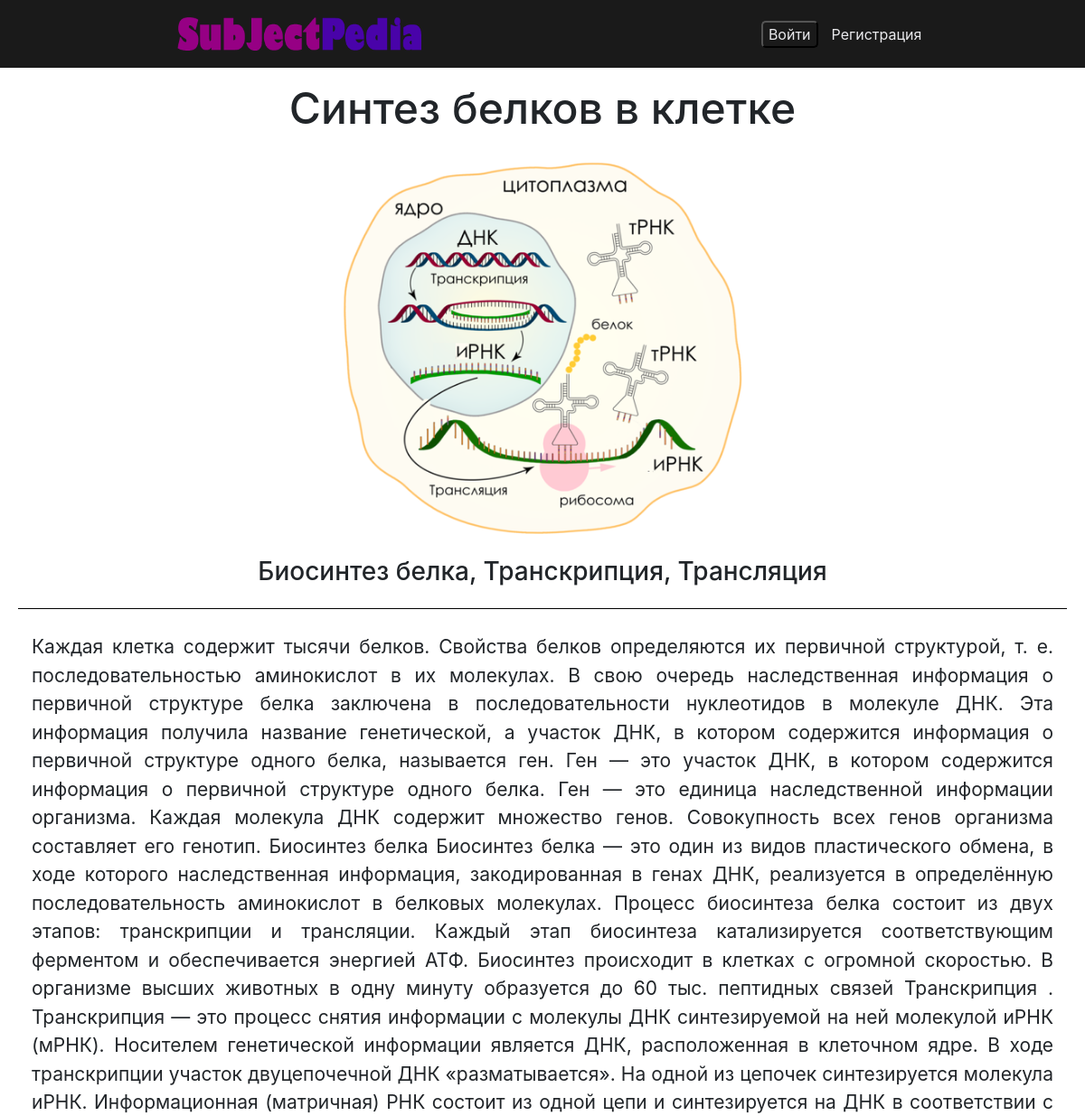
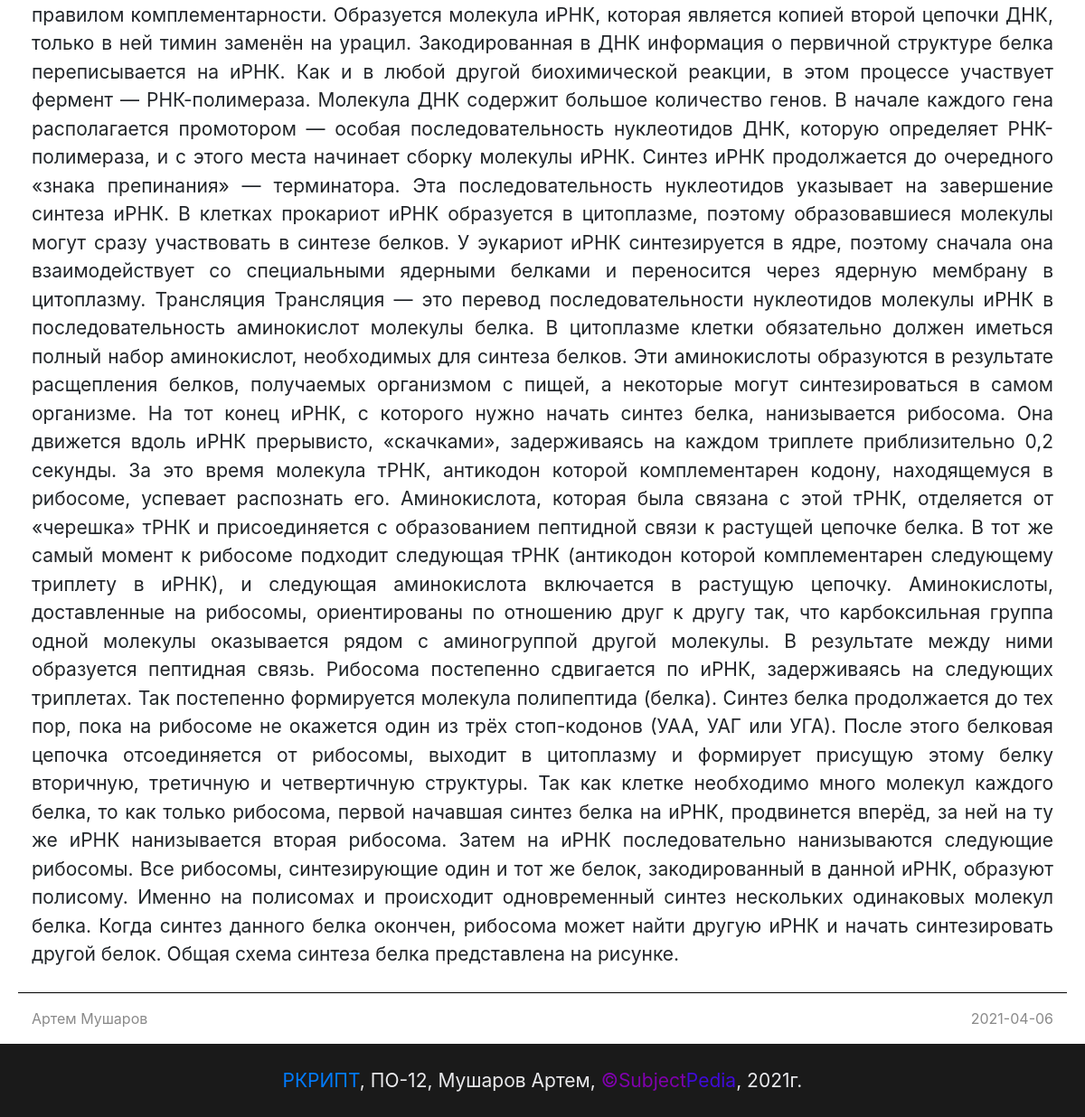
Page /php/subjects/readArticals.php?articals_id=51 on the committed database (2 pictures, top to bottom).
### tables this page shows
CREATE TABLE IF NOT EXISTS `articals` (
  `articals_id` int(11) NOT NULL AUTO_INCREMENT,
  `owner_id` int(11) NOT NULL,
  `title` varchar(255) NOT NULL,
  `pretitle` varchar(255) DEFAULT NULL,
  `main_text` text NOT NULL,
  `author` varchar(255) NOT NULL,
  `main_photo` varchar(500) DEFAULT NULL,
  `sub_id` int(11) NOT NULL,
  `Date` date NOT NULL DEFAULT '2001-01-01',
  PRIMARY KEY (`articals_id`)
);

CREATE TABLE IF NOT EXISTS `users` (
  `id` int(11) NOT NULL AUTO_INCREMENT,
  `full_name` varchar(50) DEFAULT NULL,
  `login` varchar(100) DEFAULT NULL,
  `email` varchar(255) DEFAULT NULL,
  `password` varchar(500) DEFAULT NULL,
  `avatar` varchar(500) DEFAULT NULL,
  `admin_rule` tinyint(1) NOT NULL DEFAULT '0',
  `mod_rule` tinyint(1) NOT NULL DEFAULT '0',
  `regDate` date NOT NULL DEFAULT '2001-01-01',
  PRIMARY KEY (`id`)
);

### public_html/php/subjects/readArticals.php (the view, shortened to what this page needs)
<?php
$articals_id = (int) $_GET['articals_id'];
$select = mysqli_query($connect, "SELECT * FROM `articals` WHERE `articals_id` = $articals_id");
$fetch = $select->fetch_assoc();
$owner_id = $fetch['owner_id'];
$getnamefetch = mysqli_query($connect, "SELECT * FROM `users` WHERE `id` = $owner_id");
$getname = $getnamefetch->fetch_assoc();
?>
<!DOCTYPE html>
<html lang="ru">
<head>
	<link rel="stylesheet" href="https://use.fontawesome.com/releases/v5.8.2/css/all.css">
	<link href="../../css/bootstrap.min.css" rel="stylesheet" media="screen">
    <link href="templateStyle/template.css" rel="stylesheet">
    <link href="templateStyle/readArticals.css" rel="stylesheet" media="screen">
    <link href="../../preloader/preloader.css" rel="stylesheet">
</head>
<body>
<nav class="container-fluid">
    <div class="row nav-row">
            <div class="logo col-12 col-sm-8 col-md-5 col-xl-3">
                <a href="https://subpedia.ru/"><img src="../../img/logo2.png" alt=""></a>
            </div>
            <div class="reg-area">
                <div class="reg-form_nav">
                    <?php
                        if (!isset($_SESSION['user'])) {
                            echo('<button style="outline: none;" onclick=\'window.location.href=" ../index.php";\'>Войти</button>
                            <a href="../register.php">Регистрация</a>');
                        }
                        else{
                            echo('<a href="../profile.php">Мой профиль</a>');
                        }
                    ?>
                </div>
            </div>
    </div>
</nav>
<section class="container info-articals">
    <div class="row">
            <h2 class="col-12"><?php echo($fetch['title']);?></h2>
            <img src="<?php echo($fetch['main_photo']);?>" alt="Ошибка при загрузке фотографии" class="main_photo_pic col-12 col-sm-8 col-xl-5 my-3" >
            <h3 class="col-12"><?php echo($fetch['pretitle']);?></h3>
            <hr>
            <p class="col-12"><?php echo($fetch['main_text']);?></p>
            <hr>
            <div class="col-12 owner-inf">
                <span><?php echo($getname['full_name']);?></span>
                 <span> <?php echo($fetch['Date']);?></span>
            </div>
    </div>
</section>
<footer >
    <a href="">РКРИПТ</a><span>, ПО-12, Мушаров Артем, <span style="color:#8000ae;">&copy;Subject</span><span style="color:#400bd9;"d>Pedia</span>,  2021г. </span>
</footer>
</body>
</html>

### public_html/php/subjects/templateStyle/template.css (style rules this page uses)
.nav-row { z-index: 99; background-color: rgb(26, 26, 26); display: flex; justify-content: space-around; align-items: center; min-height: 75px; }
.logo img { width: 100%; }
.reg-form_nav { display: flex; align-items: center; }
.reg-form_nav a { color: rgb( 234,234,237); }
.reg-form_nav button { margin-right:15px ; background: none; border: 1 solid rgb( 234,234,237); border-radius: 5px; color: rgb( 234,234,237); }
footer { text-decoration: none; font-size: 21px; padding: 25px 0; background-color: rgb(26, 26, 26); color: rgb( 234,234,237); user-select:none; text-align: center; }

### public_html/php/subjects/templateStyle/readArticals.css (style rules this page uses)
body { overflow-x: hidden; }
hr { border: 0; display:block; width: 100%; background-color:#000; height: 1px; }
.info-articals { min-height: 100vh; padding: 1rem 5px; display: flex; flex-wrap: wrap; justify-content: center; align-items: center; text-align: center; }
.info-articals h2 { font-size: 3rem; }
.info-articals p { margin: 10px 0; text-align: justify; font-size: 21px; }
.owner-inf { display: flex; justify-content: space-between; flex-wrap: wrap; color: rgb(138, 138, 138); }
.main_photo_pic { margin: auto; border-radius: 5px; object-fit: cover; }

### public_html/preloader/preloader.css (style rules this page uses)
body { margin: 0; }

### rows in the picture
articals: title "Синтез белков в клетке", main_photo (picture), pretitle "Биосинтез белка, Транскрипция, Трансляция", main_text "Каждая клетка содержит тысячи белков. Свойства белков определяются их первичной структурой, т. е. последовательностью аминокислот в их молекулах. В свою очередь наследственная информация о первичной структуре белка заключена в последовательности нуклеотидов в молекуле ДНК. Эта информация получила название генетической, а участок ДНК, в котором содержится информация о первичной структуре одного белка, называется ген. Ген — это участок ДНК, в котором содержится информация о первичной структуре одного белка. Ген — это единица наследственной информации организма. Каждая молекула ДНК содержит множество генов. Совокупность всех генов организма составляет его генотип. Биосинтез белка Биосинтез…", Date "2021-04-06"
users: full_name "Артем Мушаров"
